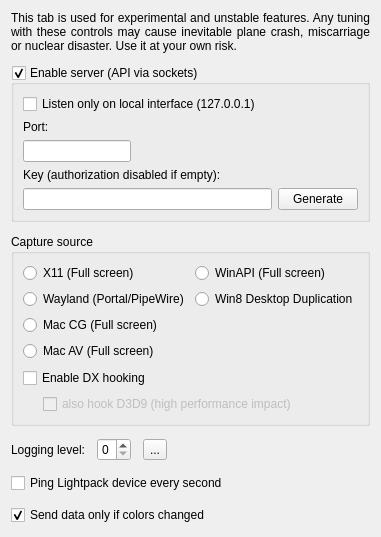
      <widget class="QWidget" name="tabExpert">
       <property name="sizePolicy">
        <sizepolicy hsizetype="Fixed" vsizetype="Preferred">
         <horstretch>0</horstretch>
         <verstretch>0</verstretch>
        </sizepolicy>
       </property>
       <attribute name="title">
        <string>Expert</string>
       </attribute>
       <layout class="QVBoxLayout" name="verticalLayout_3" stretch="0,0,0,0,0,0,0">
        <property name="spacing">
         <number>12</number>
        </property>
        <item>
         <widget class="QLabel" name="label_DevTabWarning">
          <property name="text">
           <string>&lt;html&gt;&lt;head/&gt;&lt;body&gt;&lt;p&gt;This tab is used for experimental and unstable features. Any tuning with these controls may cause inevitable plane crash, miscarriage or nuclear disaster. Use it at your own risk.&lt;/p&gt;&lt;/body&gt;&lt;/html&gt;</string>
          </property>
          <property name="scaledContents">
           <bool>false</bool>
          </property>
          <property name="alignment">
           <set>Qt::AlignJustify|Qt::AlignVCenter</set>
          </property>
          <property name="wordWrap">
           <bool>true</bool>
          </property>
         </widget>
        </item>
        <item>
         <widget class="QGroupBox" name="groupBox_Api">
          <property name="sizePolicy">
           <sizepolicy hsizetype="Preferred" vsizetype="Fixed">
            <horstretch>0</horstretch>
            <verstretch>0</verstretch>
           </sizepolicy>
          </property>
          <property name="toolTip">
           <string>&lt;html&gt;&lt;head/&gt;&lt;body&gt;&lt;p&gt;Enables TCP socket server.&lt;/p&gt;&lt;p&gt;You can connect via &amp;quot;telnet &amp;lt;ip&amp;gt; &amp;lt;port&amp;gt;&amp;quot; for example and manually execute available commands.&lt;/p&gt;&lt;p&gt;Default: %1&lt;/p&gt;&lt;/body&gt;&lt;/html&gt;</string>
          </property>
          <property name="styleSheet">
           <string notr="true"/>
          </property>
          <property name="title">
           <string>Enable server (API via sockets)</string>
          </property>
          <property name="checkable">
           <bool>true</bool>
          </property>
          <property name="checked">
           <bool>true</bool>
          </property>
          <layout class="QGridLayout" name="gridLayout_3">
           <item row="0" column="0">
            <widget class="QCheckBox" name="checkBox_listenOnlyOnLoInterface">
             <property name="toolTip">
              <string>&lt;html&gt;&lt;head/&gt;&lt;body&gt;&lt;p&gt;When enabled, you can connect ONLY from the same computer through 127.0.0.1/localhost address.&lt;/p&gt;&lt;p&gt;Disable this if you want to connect from anywhere else.&lt;/p&gt;&lt;p&gt;Default: %1&lt;/p&gt;&lt;/body&gt;&lt;/html&gt;</string>
             </property>
             <property name="text">
              <string>Listen only on local interface (127.0.0.1)</string>
             </property>
            </widget>
           </item>
           <item row="2" column="0">
            <widget class="QLineEdit" name="lineEdit_ApiPort">
             <property name="sizePolicy">
              <sizepolicy hsizetype="Fixed" vsizetype="Fixed">
               <horstretch>0</horstretch>
               <verstretch>0</verstretch>
              </sizepolicy>
             </property>
             <property name="toolTip">
              <string>&lt;html&gt;&lt;head/&gt;&lt;body&gt;&lt;p&gt;TCP port to listen.&lt;/p&gt;&lt;p&gt;Default: %1&lt;/p&gt;&lt;/body&gt;&lt;/html&gt;</string>
             </property>
            </widget>
           </item>
           <item row="1" column="0">
            <widget class="QLabel" name="label_ApiPort">
             <property name="toolTip">
              <string>&lt;html&gt;&lt;head/&gt;&lt;body&gt;&lt;p&gt;TCP port to listen.&lt;/p&gt;&lt;p&gt;Default: %1&lt;/p&gt;&lt;/body&gt;&lt;/html&gt;</string>
             </property>
             <property name="styleSheet">
              <string notr="true">margin-top: .1em</string>
             </property>
             <property name="text">
              <string>Port:</string>
             </property>
             <property name="buddy">
              <cstring>lineEdit_ApiPort</cstring>
             </property>
            </widget>
           </item>
           <item row="5" column="2">
            <widget class="QPushButton" name="pushButton_GenerateNewApiKey">
             <property name="toolTip">
              <string>Generate a random one</string>
             </property>
             <property name="text">
              <string>Generate</string>
             </property>
            </widget>
           </item>
           <item row="5" column="0">
            <widget class="QLineEdit" name="lineEdit_ApiKey">
             <property name="minimumSize">
              <size>
               <width>0</width>
               <height>20</height>
              </size>
             </property>
             <property name="baseSize">
              <size>
               <width>0</width>
               <height>20</height>
              </size>
             </property>
             <property name="toolTip">
              <string>&lt;html&gt;&lt;head/&gt;&lt;body&gt;&lt;p&gt;The API Key all the clients should provide to authenticate. Could be any custom string (%1 character limit). &lt;/p&gt;&lt;p&gt;Default: %2&lt;/p&gt;&lt;/body&gt;&lt;/html&gt;</string>
             </property>
             <property name="styleSheet">
              <string notr="true"/>
             </property>
             <property name="maxLength">
              <number>40</number>
             </property>
             <property name="readOnly">
              <bool>false</bool>
             </property>
            </widget>
           </item>
           <item row="4" column="0">
            <widget class="QLabel" name="label_ApiKey">
             <property name="toolTip">
              <string>&lt;html&gt;&lt;head/&gt;&lt;body&gt;&lt;p&gt;The API Key all the clients should provide to authenticate. Could be any custom string (%1 character limit). &lt;/p&gt;&lt;p&gt;Default: %2&lt;/p&gt;&lt;/body&gt;&lt;/html&gt;</string>
             </property>
             <property name="styleSheet">
              <string notr="true">margin-top:0</string>
             </property>
             <property name="text">
              <string>Key (authorization disabled if empty):</string>
             </property>
             <property name="buddy">
              <cstring>lineEdit_ApiKey</cstring>
             </property>
            </widget>
           </item>
          </layout>
         </widget>
        </item>
        <item>
         <widget class="QGroupBox" name="groupBox">
          <property name="sizePolicy">
           <sizepolicy hsizetype="MinimumExpanding" vsizetype="MinimumExpanding">
            <horstretch>0</horstretch>
            <verstretch>0</verstretch>
           </sizepolicy>
          </property>
          <property name="title">
           <string>Capture source</string>
          </property>
          <layout class="QVBoxLayout" name="verticalLayout_11">
           <item>
            <layout class="QHBoxLayout" name="horizontalLayout_6">
             <item>
              <layout class="QVBoxLayout" name="verticalLayout_9">
               <item>
                <widget class="QRadioButton" name="radioButton_GrabX11">
                 <property name="text">
                  <string>X11 (Full screen)</string>
                 </property>
                </widget>
               </item>
               <item>
                <widget class="QRadioButton" name="radioButton_GrabWayland">
                 <property name="text">
                  <string>Wayland (Portal/PipeWire)</string>
                 </property>
                </widget>
               </item>
               <item>
                <widget class="QRadioButton" name="radioButton_GrabMacCoreGraphics">
                 <property name="text">
                  <string>Mac CG (Full screen)</string>
                 </property>
                </widget>
               </item>
               <item>
                <widget class="QRadioButton" name="radioButton_GrabMacAVFoundation">
                 <property name="text">
                  <string>Mac AV (Full screen)</string>
                 </property>
                </widget>
               </item>
               <item>
                <spacer name="verticalSpacer_6">
                 <property name="orientation">
                  <enum>Qt::Vertical</enum>
                 </property>
                 <property name="sizeHint" stdset="0">
                  <size>
                   <width>20</width>
                   <height>1</height>
                  </size>
                 </property>
                </spacer>
               </item>
              </layout>
             </item>
             <item>
              <layout class="QVBoxLayout" name="verticalLayout_10">
               <item>
                <widget class="QRadioButton" name="radioButton_GrabWinAPI">
                 <property name="text">
                  <string>WinAPI (Full screen)</string>
                 </property>
                </widget>
               </item>
               <item>
                <widget class="QRadioButton" name="radioButton_GrabDDupl">
                 <property name="text">
                  <string>Win8 Desktop Duplication</string>
                 </property>
                </widget>
               </item>
               <item>
                <spacer name="verticalSpacer">
                 <property name="orientation">
                  <enum>Qt::Vertical</enum>
                 </property>
                 <property name="sizeHint" stdset="0">
                  <size>
                   <width>20</width>
                   <height>1</height>
                  </size>
                 </property>
                </spacer>
               </item>
              </layout>
             </item>
            </layout>
           </item>
           <item>
            <widget class="QCheckBox" name="checkBox_EnableDx1011Capture">
             <property name="text">
              <string>Enable DX hooking</string>
             </property>
             <property name="icon">
              <iconset resource="../res/LightpackResources.qrc">
               <normaloff>:/icons/uac-shield.png</normaloff>:/icons/uac-shield.png</iconset>
             </property>
            </widget>
           </item>
           <item>
            <layout class="QHBoxLayout" name="horizontalLayout_9">
             <item>
              <spacer name="horizontalSpacer_4">
               <property name="orientation">
                <enum>Qt::Horizontal</enum>
               </property>
               <property name="sizeType">
                <enum>QSizePolicy::Fixed</enum>
               </property>
               <property name="sizeHint" stdset="0">
                <size>
                 <width>20</width>
                 <height>0</height>
                </size>
               </property>
              </spacer>
             </item>
             <item>
              <widget class="QCheckBox" name="checkBox_EnableDx9Capture">
               <property name="enabled">
                <bool>false</bool>
               </property>
               <property name="text">
                <string>also hook D3D9 (high performance impact)</string>
               </property>
              </widget>
             </item>
            </layout>
           </item>
          </layout>
         </widget>
        </item>
        <item>
         <layout class="QHBoxLayout" name="horizontalLayout_5">
          <item>
           <widget class="QLabel" name="label_LoggingLevel">
            <property name="text">
             <string>Logging level:</string>
            </property>
            <property name="buddy">
             <cstring>spinBox_LoggingLevel</cstring>
            </property>
           </widget>
          </item>
          <item>
           <widget class="QSpinBox" name="spinBox_LoggingLevel">
            <property name="toolTip">
             <string>&lt;html&gt;&lt;head/&gt;&lt;body&gt;&lt;p&gt;Log verbosity: %1-%2 where %1 = no logs.&lt;/p&gt;&lt;p&gt;After enabling logs you need to restart the program.&lt;/p&gt;&lt;p&gt;When enabled you can use the &lt;img src=&quot;:/buttons/arrow_right_dark_24px.png&quot; width=&quot;12&quot;&gt; button to open the log directory.&lt;/p&gt;&lt;p&gt;Default: %3&lt;/p&gt;&lt;/body&gt;&lt;/html&gt;</string>
            </property>
            <property name="maximum">
             <number>3</number>
            </property>
           </widget>
          </item>
          <item>
           <widget class="QToolButton" name="toolButton_OpenLogs">
            <property name="toolTip">
             <string>open Log folder</string>
            </property>
            <property name="whatsThis">
             <string>open Log folder</string>
            </property>
            <property name="text">
             <string>...</string>
            </property>
            <property name="icon">
             <iconset resource="../res/LightpackResources.qrc">
              <normaloff>:/buttons/arrow_right_dark_24px.png</normaloff>:/buttons/arrow_right_dark_24px.png</iconset>
            </property>
           </widget>
          </item>
          <item>
           <spacer name="horizontalSpacer_2">
            <property name="orientation">
             <enum>Qt::Horizontal</enum>
            </property>
            <property name="sizeHint" stdset="0">
             <size>
              <width>40</width>
              <height>20</height>
             </size>
            </property>
           </spacer>
          </item>
         </layout>
        </item>
        <item>
         <widget class="QCheckBox" name="checkBox_PingDeviceEverySecond">
          <property name="text">
           <string>Ping Lightpack device every second</string>
          </property>
         </widget>
        </item>
        <item>
         <widget class="QCheckBox" name="checkBox_SendDataOnlyIfColorsChanges">
          <property name="toolTip">
           <string>&lt;html&gt;&lt;head/&gt;&lt;body&gt;&lt;p&gt;When disabled every frame will be sent to the device. This is recommended for devices with inactivity timers built into firmwares (some custom Adalight sketches for example) or configured via Prismatik (UDP devices with a &amp;lt; 255 timeout value).&lt;/p&gt;&lt;p&gt;When enabled every new frame will be compared with the previous one, and will be sent only if differences are detected (can be useful in low bandwidth situations).&lt;/p&gt;&lt;p&gt;Default: %1&lt;/p&gt;&lt;/body&gt;&lt;/html&gt;</string>
          </property>
          <property name="text">
           <string>Send data only if colors changed</string>
          </property>
          <property name="checked">
           <bool>true</bool>
          </property>
         </widget>
        </item>
        <item>
         <spacer name="verticalSpacer_4">
          <property name="orientation">
           <enum>Qt::Vertical</enum>
          </property>
          <property name="sizeType">
           <enum>QSizePolicy::Expanding</enum>
          </property>
          <property name="sizeHint" stdset="0">
           <size>
            <width>20</width>
            <height>1</height>
           </size>
          </property>
         </spacer>
        </item>
       </layout>
      </widget>
